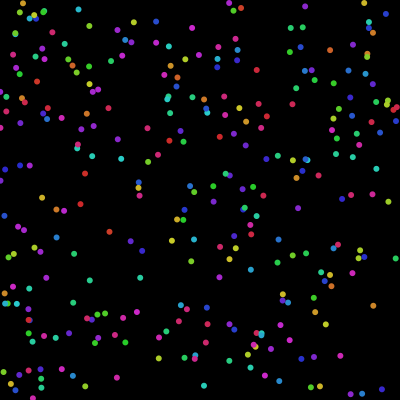
Frame 1 (no input)
Frame 60 (the mouse pressed at the canvas centre just before this capture): identical to frame 1, image omitted
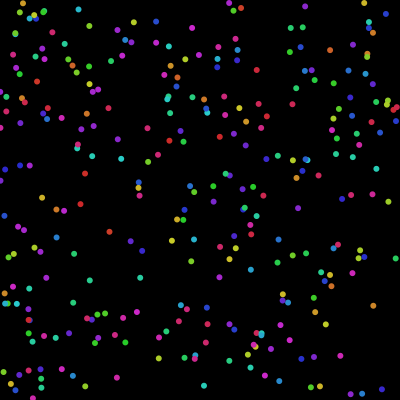
Frame 120 (the mouse held since frame 60 and released just before this capture)

The Processing sketch that drew these frames (run headless with seeded random() and noise(); from frame 60 on, the mouse is pressed at the canvas centre):

// Processing sketch: processing_29938
// ── processing_29938.pde

Spot spot;
ArrayList spots;

void setup() {
  size(400, 400);
  smooth();
  noStroke();
  colorMode(HSB);
  frameRate(60);
  //spot = new Spot(width/2, height/2);
  //spot.init();
  spots = new ArrayList();
  for (int i = 0; i < 300; i++) {
    spots.add(new Spot(random(width), random(height)));
    Spot spot = (Spot) spots.get(spots.size()-1);
    spot.init();
  }
  
  
}

void draw() {
  background(0);
  //spot.move();
  //spot.display();
  for (int i = 0; i < 300; i++) {
    Spot spot = (Spot) spots.get(i);
    spot.move();
    spot.display();
  }
}

class Spot{
  float x, y;
  float x0, y0, c0;
  float amplitudeX, amplitudeY;
  
  Spot(float _x, float _y) {
    x = _x;
    y = _y;
  }
  
  void init() {
    x0 = x;
    y0 = y;
    c0 = random(255);
  }
    
  void move() {
    x = x0 + amplitudeX*sin(frameCount*PI/60);
    y = y0 + amplitudeY*sin(frameCount*PI/60);
    if (frameCount%60 == 0) {
      amplitudeX = random(-100, 100);
      amplitudeY = random(-100, 100);
      }
  }
  
  void display() {
    fill(c0, 204, 204);
    ellipse(x, y, 6, 6);
  }
  
}
